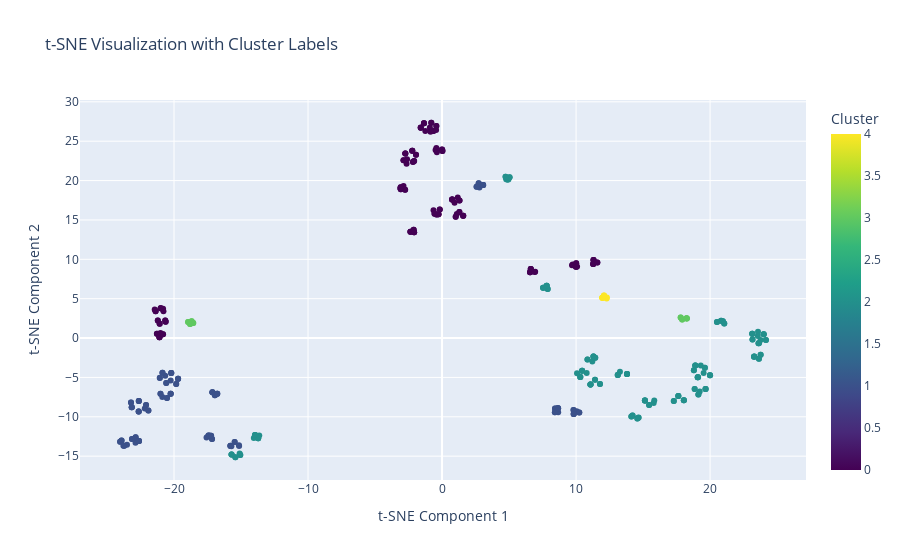

Notebook code cell kept with this figure:
### Markdown cell above
## TSNE

### Code cell
import plotly.express as px
from sklearn.manifold import TSNE

# Assuming 'encoded_data' is your dataframe containing the data points

# Initialize t-SNE
tsne = TSNE(n_components=2, random_state=42)

# Fit and transform data points using t-SNE
tsne_features = tsne.fit_transform(encoded_data.drop('Cluster', axis=1))  # Assuming you already added the 'Cluster' column

# Add t-SNE features to the dataframe
encoded_data['TSNE1'] = tsne_features[:, 0]
encoded_data['TSNE2'] = tsne_features[:, 1]

# Plot the distribution using Plotly
fig = px.scatter(encoded_data, x='TSNE1', y='TSNE2', color='Cluster', 
                 color_continuous_scale='viridis', 
                 labels={'TSNE1': 't-SNE Component 1', 'TSNE2': 't-SNE Component 2'},
                 title='t-SNE Visualization with Cluster Labels')
fig.show()

### Figure 1 — Plotly figure (JSON) as saved in the notebook; plotly's stock layout.template omitted (floating-point values rounded to 4 significant figures; data arrays with more than 128 entries replaced by an {"elided": "..."} marker saying what was removed)
{"data": [{"hovertemplate": "t-SNE Component 1=%{x}<br>t-SNE Component 2=%{y}<br>Cluster=%{marker.color}<extra></extra>", "legendgroup": "", "marker": {"color": {"elided": "400 int values"}, "coloraxis": "coloraxis", "symbol": "circle"}, "mode": "markers", "name": "", "orientation": "v", "showlegend": false, "type": "scatter", "x": {"elided": "400 float values"}, "xaxis": "x", "y": {"elided": "400 float values"}, "yaxis": "y"}], "layout": {"coloraxis": {"colorbar": {"title": {"text": "Cluster"}}, "colorscale": [[0, "#440154"], [0.1111, "#482878"], [0.2222, "#3e4989"], [0.3333, "#31688e"], [0.4444, "#26828e"], [0.5556, "#1f9e89"], [0.6667, "#35b779"], [0.7778, "#6ece58"], [0.8889, "#b5de2b"], [1, "#fde725"]]}, "legend": {"tracegroupgap": 0}, "title": {"text": "t-SNE Visualization with Cluster Labels"}, "xaxis": {"anchor": "y", "domain": [0, 1], "title": {"text": "t-SNE Component 1"}}, "yaxis": {"anchor": "x", "domain": [0, 1], "title": {"text": "t-SNE Component 2"}}}}
